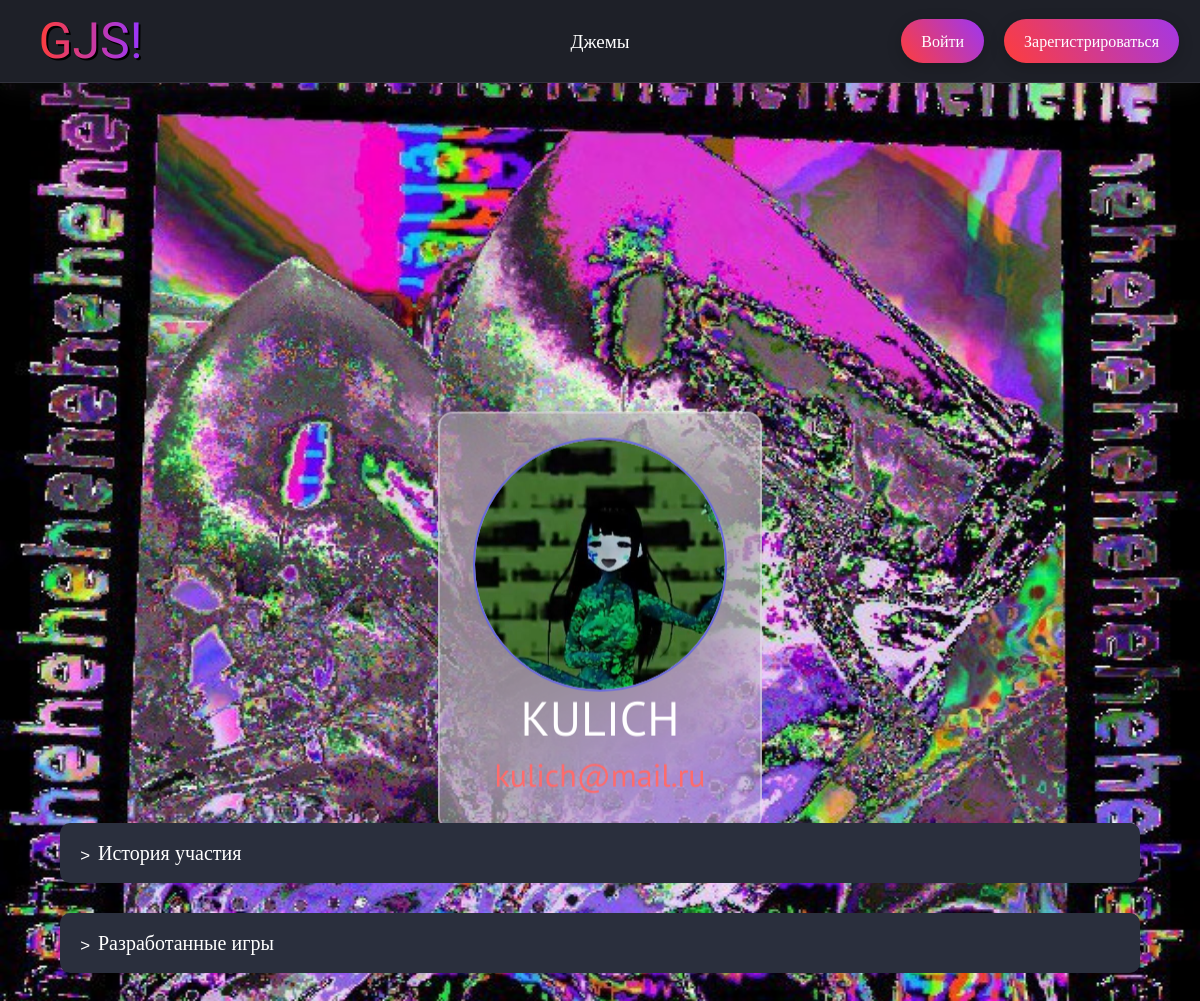
/profile/KULICH/, run on the app's committed database.
### users/models.py (models this page shows)
class User(AbstractUser):
    email = models.EmailField(unique=True, verbose_name="Электронная почта")
    avatar_image = models.ImageField(upload_to="users", blank=True, null=True)
    hat_image = models.ImageField(upload_to="users", blank=True, null=True)

### users/views.py (the view)
# urls.py: path('<str:username>/', views.Profile.as_view(), name='profile_detail'),
class Profile(DetailView):
    model = User
    template_name = 'pages/user_pages/user_profile.html'
    context_object_name = 'profile_data'
    def get_object(self, queryset=None):
        username = self.kwargs.get('username')
        return get_object_or_404(User, username=username)
    def get_context_data(self, **kwargs):
        context = super().get_context_data(**kwargs)
        context['past_jams'] = get_user_jams_history(self.kwargs.get('username'))
        context['user_games'] = get_user_games_history(self.kwargs.get('username'))
        return context

### users/services.py (called while the page is built)
def get_user_jams_history(username: str) -> QuerySet:
    return (GameJam.objects.filter(users__username=username, status='FN')
    .annotate(
        user_rating=Round(
            Avg(
                Case(
                    When(ratinguserjam__user__username=username, then='ratinguserjam__stars'),
                    output_field=FloatField()
                )
            ),
            1  # Округляем до 1 знака после запятой
        )
    )).exclude(user_rating=None).values('uuid', 'title', 'theme', 'user_rating')

def get_user_games_history(username: str) -> QuerySet:
    return Game.objects.filter(user__username=username)

### templates/pages/user_pages/user_profile.html (shortened to what this page needs)
{% extends 'base.html' %}
{% load static %}
{% block head %}
<link rel="stylesheet" href="{% static 'css/avatar.css' %}">
{% endblock head %}
{% block content %}
<div class="profile">
    <div id="hat">
        <div class="avatar-block">
            <div>
                <label for="avatar-input" id="avatar">
                    {% if profile_data.avatar_image  %}
                    <img src="{{ profile_data.avatar_image.url }}" alt="Аватар" id="avatar-img">
                    {% endif %}
                </label>
            </div>
            <h2 class="display-5" style="text-align: center">{{ profile_data.username }}</h2>
            <h2 class="nickname" style="text-align: center">{{ profile_data.email }}</h2>
        </div>
    </div>
    <br>
</div>
<div class="user-st">
    <div class="user_games">
        <h5>История участия</h5>
    </div>
    <div class="user_games">
        <h5>Разработанные игры</h5>
    </div>
</div>
{% endblock %}

### static/css/style.css (style rules this page uses)
:root { --main-background: rgb(30, 32, 40); --head-foot: linear-gradient(90deg, rgb(24, 128, 255) 0%, rgba(24,128,255,1) 50%, rgba(48,159,255,1) 100%); }
* { scroll-behavior: smooth; }
body { background: var(--main-background); font-family: "PT Sans", serif; font-weight: 400; font-style: normal; color: #fff; font-size: 19px; display: grid; grid-template-rows: auto 1fr; grid-template-columns: auto 4fr; min-height: 100vh; }

### static/css/avatar.css (style rules this page uses)
.avatar-block { padding: 0.5%; display: flex; flex-direction: column; align-items: center; text-align: center; }
#hat { position: absolute; top: 50%; left: 50%; transform: translateY(-45%) translateX(-50%); display: flex; justify-content: center; padding: 25px; width: 27%; background: rgba(255, 255, 255, 0.3); border: 2px solid rgba(255, 255, 255, 0.35); backdrop-filter: blur(50px); border-radius: 15px; overflow: hidden; }
label { cursor: pointer; }
#avatar { display: flex; width: 250px; height: 250px; background-color: #fff; justify-content: center; align-items: center; border-radius: 50%; overflow: hidden; cursor: pointer; outline: 2px solid #696AE0; transition: 200ms ease-in-out; }
.nickname { color: #ff6b6b; }
#avatar-img { width: auto; height: 100%; }
.profile { height: 90vh; width: 100%; overflow: hidden; }
.user-st { font-size: 20px; margin: 20px 5% 50px 5%; display: flex; gap: 30px; flex-direction: column; }
.user_games { position: relative; padding: 0.9em 0.9em 0.1em 0.9em; cursor: pointer; background-color: #2a2f3d; border-radius: 10px; transition: 150ms ease; display: grid; grid-template-rows: 0 0fr; }
.user_games::after { content: '<'; font: 17px "Consolas", monospace; position: absolute; left: 20px; top: 1.3em; transform: rotate(180deg); pointer-events: none; }
.user_games h5 { margin: 0 20px; }

### data on the page
User: avatar_image (picture), username "KULICH", email "kulich@mail.ru"
